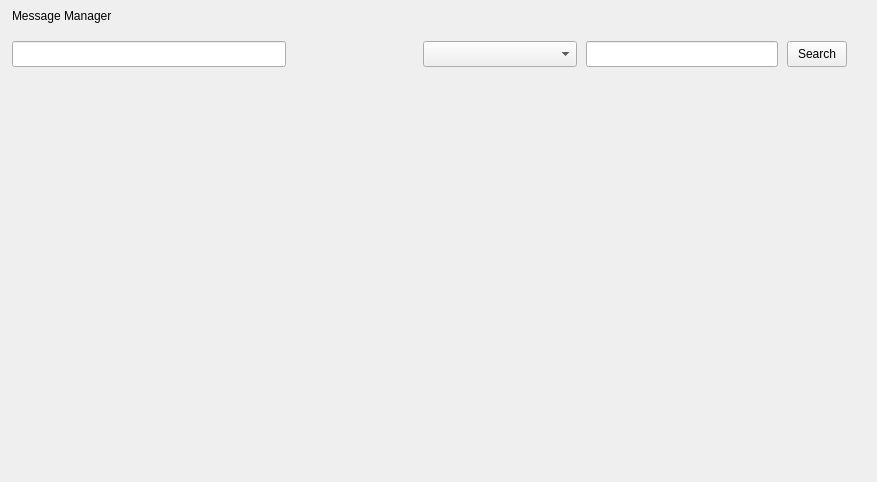
<?xml version="1.0" encoding="UTF-8"?>
<ui version="4.0">
 <class>MessageManagerDlg</class>
 <widget class="QDialog" name="MessageManagerDlg">
  <property name="geometry">
   <rect>
    <x>0</x>
    <y>0</y>
    <width>877</width>
    <height>482</height>
   </rect>
  </property>
  <property name="windowTitle">
   <string>MessageManagerDlg</string>
  </property>
  <layout class="QVBoxLayout" name="verticalLayoutMain" stretch="0,0,1">
   <property name="spacing">
    <number>0</number>
   </property>
   <property name="leftMargin">
    <number>0</number>
   </property>
   <property name="topMargin">
    <number>0</number>
   </property>
   <property name="rightMargin">
    <number>0</number>
   </property>
   <property name="bottomMargin">
    <number>0</number>
   </property>
   <item>
    <widget class="QWidget" name="titleBar" native="true">
     <property name="minimumSize">
      <size>
       <width>0</width>
       <height>32</height>
      </size>
     </property>
     <property name="maximumSize">
      <size>
       <width>16777215</width>
       <height>32</height>
      </size>
     </property>
     <layout class="QHBoxLayout" name="horizontalLayout_3">
      <property name="spacing">
       <number>6</number>
      </property>
      <property name="leftMargin">
       <number>12</number>
      </property>
      <property name="topMargin">
       <number>0</number>
      </property>
      <property name="rightMargin">
       <number>0</number>
      </property>
      <property name="bottomMargin">
       <number>0</number>
      </property>
      <item>
       <widget class="QLabel" name="title">
        <property name="text">
         <string>Message Manager</string>
        </property>
       </widget>
      </item>
      <item>
       <spacer name="horizontalSpacer_5">
        <property name="orientation">
         <enum>Qt::Horizontal</enum>
        </property>
        <property name="sizeHint" stdset="0">
         <size>
          <width>40</width>
          <height>20</height>
         </size>
        </property>
       </spacer>
      </item>
      <item>
       <layout class="QGridLayout" name="gridLayout">
        <property name="spacing">
         <number>0</number>
        </property>
        <item row="0" column="0">
         <widget class="QPushButton" name="btnMinimize">
          <property name="text">
           <string/>
          </property>
          <property name="autoDefault">
           <bool>false</bool>
          </property>
          <property name="flat">
           <bool>true</bool>
          </property>
         </widget>
        </item>
        <item row="0" column="2">
         <widget class="QPushButton" name="btnClose">
          <property name="text">
           <string/>
          </property>
          <property name="autoDefault">
           <bool>false</bool>
          </property>
          <property name="flat">
           <bool>true</bool>
          </property>
         </widget>
        </item>
        <item row="1" column="0" colspan="3">
         <spacer name="verticalSpacer_2">
          <property name="orientation">
           <enum>Qt::Vertical</enum>
          </property>
          <property name="sizeHint" stdset="0">
           <size>
            <width>20</width>
            <height>13</height>
           </size>
          </property>
         </spacer>
        </item>
        <item row="0" column="1">
         <widget class="QPushButton" name="btnMaximize">
          <property name="text">
           <string/>
          </property>
          <property name="checkable">
           <bool>true</bool>
          </property>
          <property name="autoDefault">
           <bool>false</bool>
          </property>
          <property name="flat">
           <bool>true</bool>
          </property>
         </widget>
        </item>
       </layout>
      </item>
     </layout>
    </widget>
   </item>
   <item>
    <widget class="QWidget" name="searchBar" native="true">
     <property name="minimumSize">
      <size>
       <width>0</width>
       <height>44</height>
      </size>
     </property>
     <property name="maximumSize">
      <size>
       <width>16777215</width>
       <height>44</height>
      </size>
     </property>
     <layout class="QHBoxLayout" name="horizontalLayout">
      <property name="spacing">
       <number>9</number>
      </property>
      <property name="leftMargin">
       <number>12</number>
      </property>
      <property name="topMargin">
       <number>0</number>
      </property>
      <property name="rightMargin">
       <number>30</number>
      </property>
      <property name="bottomMargin">
       <number>0</number>
      </property>
      <item>
       <widget class="FilterLineEdit" name="leditFilter">
        <property name="sizePolicy">
         <sizepolicy hsizetype="Fixed" vsizetype="Fixed">
          <horstretch>0</horstretch>
          <verstretch>0</verstretch>
         </sizepolicy>
        </property>
        <property name="minimumSize">
         <size>
          <width>274</width>
          <height>26</height>
         </size>
        </property>
        <property name="maximumSize">
         <size>
          <width>274</width>
          <height>26</height>
         </size>
        </property>
        <property name="focusPolicy">
         <enum>Qt::ClickFocus</enum>
        </property>
        <property name="placeholderText">
         <string/>
        </property>
       </widget>
      </item>
      <item>
       <spacer name="horizontalSpacer">
        <property name="orientation">
         <enum>Qt::Horizontal</enum>
        </property>
        <property name="sizeHint" stdset="0">
         <size>
          <width>40</width>
          <height>20</height>
         </size>
        </property>
       </spacer>
      </item>
      <item>
       <widget class="CommonComboBox" name="comboBoxDate">
        <property name="sizePolicy">
         <sizepolicy hsizetype="Fixed" vsizetype="Fixed">
          <horstretch>0</horstretch>
          <verstretch>0</verstretch>
         </sizepolicy>
        </property>
        <property name="minimumSize">
         <size>
          <width>154</width>
          <height>26</height>
         </size>
        </property>
        <property name="maximumSize">
         <size>
          <width>154</width>
          <height>26</height>
         </size>
        </property>
       </widget>
      </item>
      <item>
       <widget class="QLineEdit" name="lineEditWord">
        <property name="sizePolicy">
         <sizepolicy hsizetype="Fixed" vsizetype="Fixed">
          <horstretch>0</horstretch>
          <verstretch>0</verstretch>
         </sizepolicy>
        </property>
        <property name="minimumSize">
         <size>
          <width>192</width>
          <height>26</height>
         </size>
        </property>
        <property name="maximumSize">
         <size>
          <width>192</width>
          <height>26</height>
         </size>
        </property>
       </widget>
      </item>
      <item>
       <widget class="QPushButton" name="btnSearch">
        <property name="sizePolicy">
         <sizepolicy hsizetype="Fixed" vsizetype="Fixed">
          <horstretch>0</horstretch>
          <verstretch>0</verstretch>
         </sizepolicy>
        </property>
        <property name="minimumSize">
         <size>
          <width>60</width>
          <height>26</height>
         </size>
        </property>
        <property name="maximumSize">
         <size>
          <width>60</width>
          <height>26</height>
         </size>
        </property>
        <property name="text">
         <string>Search</string>
        </property>
        <property name="autoDefault">
         <bool>false</bool>
        </property>
        <property name="default">
         <bool>false</bool>
        </property>
       </widget>
      </item>
     </layout>
    </widget>
   </item>
   <item>
    <widget class="QWidget" name="mainPanel" native="true">
     <layout class="QHBoxLayout" name="horizontalLayout_2" stretch="0,1">
      <property name="spacing">
       <number>0</number>
      </property>
      <property name="leftMargin">
       <number>0</number>
      </property>
      <property name="topMargin">
       <number>0</number>
      </property>
      <property name="rightMargin">
       <number>0</number>
      </property>
      <property name="bottomMargin">
       <number>0</number>
      </property>
      <item>
       <widget class="SelectChatWidget" name="selectChatWidget" native="true">
        <property name="minimumSize">
         <size>
          <width>440</width>
          <height>0</height>
         </size>
        </property>
        <property name="maximumSize">
         <size>
          <width>440</width>
          <height>16777215</height>
         </size>
        </property>
       </widget>
      </item>
      <item>
       <widget class="QWidget" name="msgHistoryPanel" native="true">
        <layout class="QVBoxLayout" name="verticalLayout" stretch="1">
         <property name="leftMargin">
          <number>0</number>
         </property>
         <property name="topMargin">
          <number>3</number>
         </property>
         <property name="rightMargin">
          <number>0</number>
         </property>
         <property name="bottomMargin">
          <number>0</number>
         </property>
         <item>
          <widget class="MsgHistoryWidget" name="msgHistoryWidget" native="true">
           <property name="focusPolicy">
            <enum>Qt::StrongFocus</enum>
           </property>
          </widget>
         </item>
        </layout>
       </widget>
      </item>
     </layout>
    </widget>
   </item>
  </layout>
 </widget>
 <layoutdefault spacing="6" margin="11"/>
 <customwidgets>
  <customwidget>
   <class>CommonComboBox</class>
   <extends>QComboBox</extends>
   <header location="global">commoncombobox.h</header>
  </customwidget>
  <customwidget>
   <class>MsgHistoryWidget</class>
   <extends>QWidget</extends>
   <header location="global">msghistorywidget.h</header>
   <container>1</container>
  </customwidget>
  <customwidget>
   <class>FilterLineEdit</class>
   <extends>QLineEdit</extends>
   <header location="global">filterlineedit.h</header>
  </customwidget>
  <customwidget>
   <class>SelectChatWidget</class>
   <extends>QWidget</extends>
   <header location="global">selectchatwidget.h</header>
   <container>1</container>
  </customwidget>
 </customwidgets>
 <tabstops>
  <tabstop>msgHistoryWidget</tabstop>
  <tabstop>comboBoxDate</tabstop>
  <tabstop>lineEditWord</tabstop>
  <tabstop>btnSearch</tabstop>
  <tabstop>btnMinimize</tabstop>
  <tabstop>btnMaximize</tabstop>
  <tabstop>btnClose</tabstop>
 </tabstops>
 <resources/>
 <connections/>
</ui>
